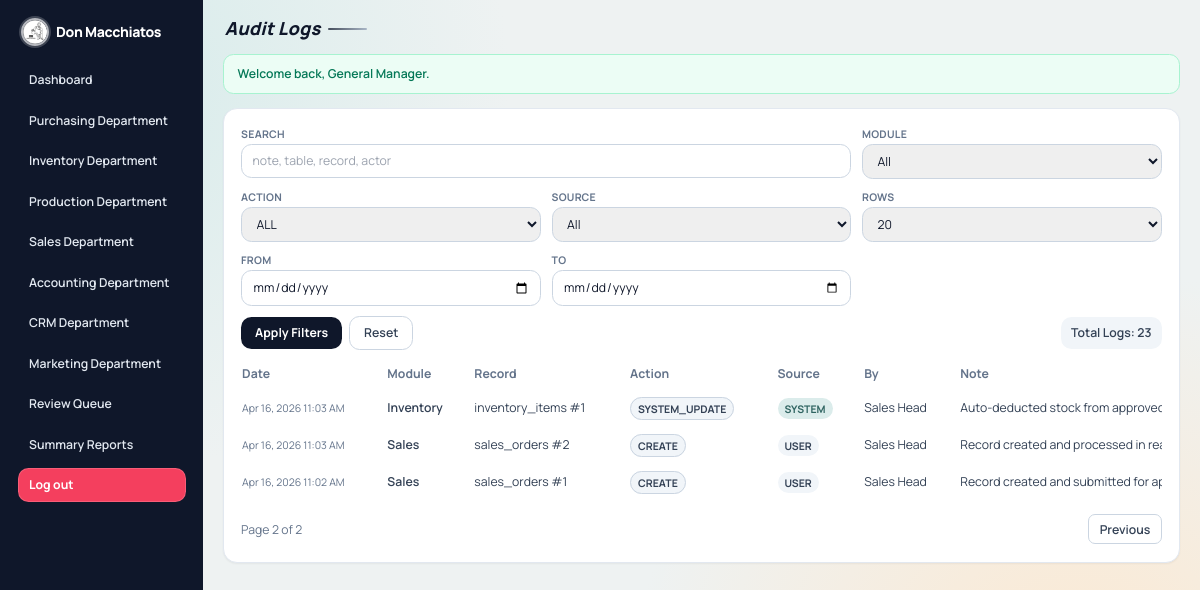
Before: /audit_logs.php?page=5 (signed in) with the older database file.
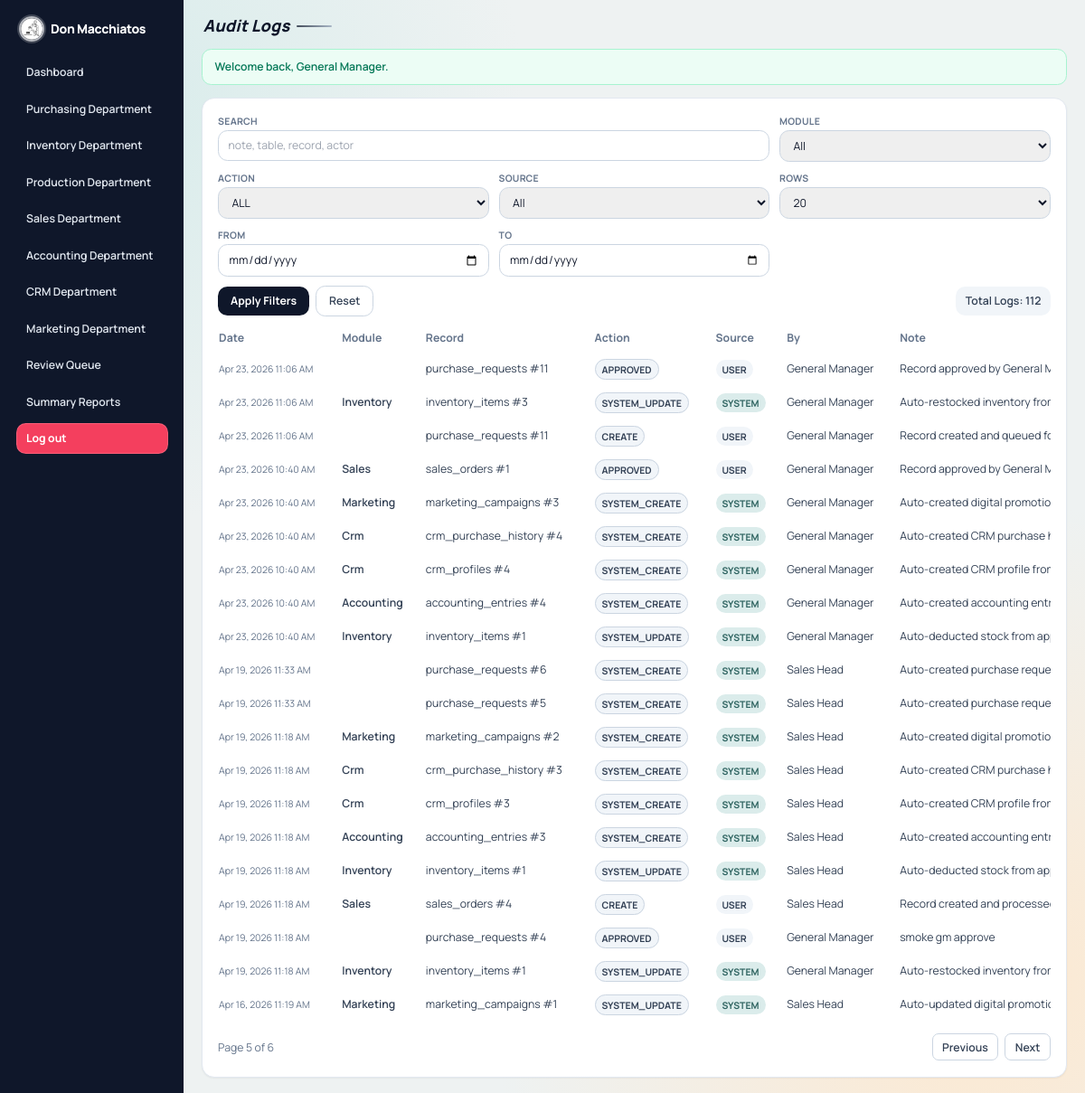
After: the same page with the newer database file.
### tables this page shows
CREATE TABLE `audit_trails` (
  `id` bigint(20) UNSIGNED NOT NULL,
  `module` enum('inventory','production','sales','accounting','crm','marketing','system') NOT NULL,
  `table_name` varchar(100) NOT NULL,
  `record_id` int(10) UNSIGNED NOT NULL,
  `action_type` varchar(40) NOT NULL,
  `source` enum('user','system') NOT NULL DEFAULT 'user',
  `note` text DEFAULT NULL,
  `old_data` longtext DEFAULT NULL CHECK (json_valid(`old_data`)),
  `new_data` longtext DEFAULT NULL CHECK (json_valid(`new_data`)),
  `diff_data` longtext DEFAULT NULL CHECK (json_valid(`diff_data`)),
  `performed_by` int(10) UNSIGNED DEFAULT NULL,
  `performed_at` datetime NOT NULL DEFAULT current_timestamp()
);

CREATE TABLE `users` (
  `id` int(10) UNSIGNED NOT NULL,
  `full_name` varchar(120) NOT NULL,
  `username` varchar(60) NOT NULL,
  `password_hash` varchar(255) NOT NULL,
  `role` enum('general_manager','department_head') NOT NULL,
  `department` enum('purchasing','inventory','production','sales','accounting','crm','marketing') DEFAULT NULL,
  `created_at` datetime NOT NULL DEFAULT current_timestamp(),
  `updated_at` datetime NOT NULL DEFAULT current_timestamp() ON UPDATE current_timestamp()
);

### includes/functions.php (called while the page is built, shortened)
<?php
function e($value): string
{
    return htmlspecialchars((string) $value, ENT_QUOTES, 'UTF-8');
}
function consume_flashes(): array
{
    $flashes = $_SESSION['flashes'] ?? [];
    return $flashes;
}
function departments(): array
{
    global $DEPARTMENTS;
    return $DEPARTMENTS;
}
function can_user_access_department(array $user, string $departmentKey): bool
{
    if (($user['role'] ?? null) === ROLE_GENERAL_MANAGER) {
        return in_array($departmentKey, ['purchasing', 'inventory', 'production', 'sales', 'accounting', 'crm', 'marketing'], true);
    }
    return ($user['role'] ?? null) === ROLE_DEPARTMENT_HEAD && ($user['department'] ?? '') === $departmentKey;
}
function format_table_value(string $column, $value): string
{
    if (in_array($column, ['created_at', 'updated_at', 'approved_at', 'last_purchase_at', 'paid_at', 'received_verified_at'], true)) {
        $timestamp = strtotime((string) $value);
        return $timestamp ? date('M d, Y h:i A', $timestamp) : (string) $value;
    }
    return (string) $value;
}
function query_with(array $base, array $changes = [], array $remove = []): string
{
    $query = $base;
    foreach ($changes as $key => $value) {
        $query[$key] = $value;
    }
    return http_build_query($query);
}

### config.php (called while the page is built, shortened)
<?php
$DEPARTMENTS = [
    'purchasing' => 'Purchasing Department',
    'inventory' => 'Inventory Department',
    'production' => 'Production Department',
    'sales' => 'Sales Department',
    'accounting' => 'Accounting Department',
    'crm' => 'CRM Department',
    'marketing' => 'Marketing Department',
];

### includes/auth.php (called while the page is built, shortened)
<?php
function current_user(): ?array
{
    return $_SESSION['user'] ?? null;
}

### audit_logs.php (the view, shortened to what the changed rows need)
<?php
$pdo = db();
$page = max(1, (int) ($_GET['page'] ?? 1));
$perPage = (int) ($_GET['per_page'] ?? 20);
$where = [];
$params = [];
$whereSql = $where ? ('WHERE ' . implode(' AND ', $where)) : '';
$countStmt = $pdo->prepare("SELECT COUNT(*)
    FROM audit_trails a
    LEFT JOIN users u ON u.id = a.performed_by
    {$whereSql}");
$countStmt->execute($params);
$totalRows = (int) $countStmt->fetchColumn();
$totalPages = max(1, (int) ceil($totalRows / $perPage));
if ($page > $totalPages) {
    $page = $totalPages;
}
$offset = ($page - 1) * $perPage;
$listStmt = $pdo->prepare("SELECT a.*, u.full_name AS performed_name
    FROM audit_trails a
    LEFT JOIN users u ON u.id = a.performed_by
    {$whereSql}
    ORDER BY a.performed_at DESC, a.id DESC
    LIMIT {$perPage} OFFSET {$offset}");
$listStmt->execute($params);
$rows = $listStmt->fetchAll();
$pageTitle = 'Audit Logs';
$activePage = 'audit_logs';
require_once __DIR__ . '/includes/layout_top.php';
?>
<section class="rounded-2xl border border-slate-200 bg-white p-5 shadow-sm">
    <form method="get" class="grid gap-3 md:grid-cols-3 xl:grid-cols-6">
        <div class="md:col-span-3 xl:col-span-6 flex flex-wrap items-center gap-2">
            <button type="submit" class="rounded-xl bg-slate-900 px-4 py-2 text-sm font-bold text-white hover:bg-slate-800">Apply Filters</button>
            <a href="audit_logs.php" class="rounded-xl border border-slate-300 bg-white px-4 py-2 text-sm font-semibold text-slate-700 hover:bg-slate-50">Reset</a>
            <p class="w-full rounded-xl bg-slate-100 px-3 py-2 text-sm font-semibold text-slate-700 sm:ml-auto sm:w-auto">Total Logs: <?= e((string) $totalRows) ?></p>
        </div>
    </form>
    <div class="table-scroll mt-4">
        <table class="stack-table w-full min-w-[1100px] text-sm">
            <thead>
            <tr class="text-left text-slate-500">
                <th class="pb-2 pr-4" data-priority="low">Date</th>
                <th class="pb-2 pr-4" data-priority="high">Module</th>
                <th class="pb-2 pr-4" data-priority="high">Record</th>
                <th class="pb-2 pr-4" data-priority="high">Action</th>
                <th class="pb-2 pr-4" data-priority="medium">Source</th>
                <th class="pb-2 pr-4" data-priority="low">By</th>
                <th class="pb-2 pr-4" data-priority="low">Note</th>
            </tr>
            </thead>
            <tbody class="text-slate-700">
            <?php if ($rows): ?>
                <?php foreach ($rows as $row): ?>
                    <tr class="border-t border-slate-100">
                        <td class="py-2 pr-4 text-xs text-slate-500"><?= e(format_table_value('updated_at', $row['performed_at'])) ?></td>
                        <td class="py-2 pr-4 font-semibold"><?= e(ucfirst((string) $row['module'])) ?></td>
                        <td class="py-2 pr-4"><?= e((string) $row['table_name']) ?> #<?= e((string) $row['record_id']) ?></td>
                        <td class="py-2 pr-4"><span class="rounded-full border border-slate-300 bg-slate-100 px-2 py-1 text-xs font-bold text-slate-700"><?= e(strtoupper((string) $row['action_type'])) ?></span></td>
                        <td class="py-2 pr-4"><span class="rounded-full px-2 py-1 text-xs font-bold <?= $row['source'] === 'system' ? 'bg-brand-100 text-brand-700' : 'bg-slate-100 text-slate-700' ?>"><?= e(strtoupper((string) $row['source'])) ?></span></td>
                        <td class="py-2 pr-4"><?= e($row['performed_name'] ?? 'System') ?></td>
                        <td class="py-2 pr-4 max-w-[260px] truncate" title="<?= e((string) ($row['note'] ?? '')) ?>"><?= e((string) ($row['note'] ?? '-')) ?></td>
                    </tr>
                <?php endforeach; ?>
            <?php else: ?>
                <tr>
                    <td colspan="8" class="py-4 text-center text-slate-500">No audit records match the current filters.</td>
                </tr>
            <?php endif; ?>
            </tbody>
        </table>
    </div>
    <?php if ($totalPages > 1): ?>
        <div class="mt-4 flex flex-wrap items-center justify-between gap-3 text-sm">
            <p class="text-slate-500">Page <?= e((string) $page) ?> of <?= e((string) $totalPages) ?></p>
            <div class="flex items-center gap-2">
                <?php if ($page > 1): ?>
                    <a href="audit_logs.php?<?= e(query_with($_GET, ['page' => $page - 1])) ?>" class="rounded-lg border border-slate-300 bg-white px-3 py-1.5 font-semibold text-slate-700 hover:bg-slate-50">Previous</a>
                <?php endif; ?>
                <?php if ($page < $totalPages): ?>
                    <a href="audit_logs.php?<?= e(query_with($_GET, ['page' => $page + 1])) ?>" class="rounded-lg border border-slate-300 bg-white px-3 py-1.5 font-semibold text-slate-700 hover:bg-slate-50">Next</a>
                <?php endif; ?>
            </div>
        </div>
    <?php endif; ?>
</section>
<?php require_once __DIR__ . '/includes/layout_bottom.php'; ?>

### includes/layout_top.php (shortened to what the changed rows need)
<?php
$user = current_user();
$navClass = static function (bool $active): string {
    if ($active) {
        return 'bg-white/20 text-white border border-white/20';
    }
    return 'text-slate-200 border border-transparent hover:bg-white/10 hover:border-white/20';
};
$tailwindCssFile = __DIR__ . '/../assets/css/tailwind.css';
$tailwindCssVersion = is_file($tailwindCssFile) ? (string) filemtime($tailwindCssFile) : '1';
$fontCssFile = __DIR__ . '/../assets/css/fonts.css';
$fontCssVersion = is_file($fontCssFile) ? (string) filemtime($fontCssFile) : '1';
?>
<!doctype html>
<html lang="en">
<head>
    <link rel="stylesheet" href="assets/css/fonts.css?v=<?= e($fontCssVersion) ?>">
    <link rel="stylesheet" href="assets/css/tailwind.css?v=<?= e($tailwindCssVersion) ?>">
</head>
<body>
<div class="min-h-screen flex w-full overflow-x-hidden">
    <aside class="app-sidebar hidden md:flex md:fixed md:inset-y-0 md:left-0 md:flex-col md:overflow-y-auto bg-slate-900 text-slate-100 p-4 lg:p-5">
        <div>
            <div class="mb-5 flex items-center gap-2 px-1">
                <h1 class="overflow-hidden text-ellipsis whitespace-nowrap text-base font-extrabold tracking-tight text-white"><?= e(APP_NAME) ?></h1>
            </div>
            <nav class="space-y-2">
                <a href="dashboard.php" class="block rounded-xl px-3 py-2 text-sm font-semibold <?= $navClass($activePage === 'dashboard') ?>">Dashboard</a>
                <?php foreach (departments() as $departmentKey => $departmentName): ?>
                    <?php if (can_user_access_department($user ?? [], $departmentKey)): ?>
                        <a href="department.php?dept=<?= e($departmentKey) ?>" class="block rounded-xl px-3 py-2 text-sm font-semibold <?= $navClass($activePage === 'department_' . $departmentKey) ?>"><?= e($departmentName) ?></a>
                    <?php endif; ?>
                <?php endforeach; ?>
                <?php if (($user['role'] ?? '') === ROLE_GENERAL_MANAGER): ?>
                    <a href="approvals.php" class="block rounded-xl px-3 py-2 text-sm font-semibold <?= $navClass($activePage === 'approvals') ?>">Review Queue</a>
                    <a href="reports.php" class="block rounded-xl px-3 py-2 text-sm font-semibold <?= $navClass($activePage === 'reports') ?>">Summary Reports</a>
                <?php endif; ?>
                <a href="logout.php" class="mt-3 block rounded-xl border border-rose-300/30 bg-rose-500 px-3 py-2 text-sm font-bold text-white hover:bg-rose-400">Log out</a>
            </nav>
        </div>
    </aside>
    <main class="app-main flex-1">
        <div class="app-content-wrap">
            <header class="app-page-title-wrap" role="banner">
                <div class="app-page-title-main">
                    <h2 class="app-page-title text-slate-900"><?= e($pageTitle) ?></h2>
                </div>
            </header>
            <?php foreach (consume_flashes() as $flash): ?>
                <div class="mb-4 rounded-xl border px-4 py-3 text-sm font-semibold <?= $flash['type'] === 'success' ? 'border-emerald-200 bg-emerald-50 text-emerald-700' : 'border-rose-200 bg-rose-50 text-rose-700' ?>">
                    <?= e($flash['message']) ?>
                </div>
            <?php endforeach; ?>

Changed rows visible on the page:
no longer on this page (row unchanged): audit_trails: performed_at "Apr 16, 2026 11:03 AM", module "Inventory", table_name "inventory_items", record "1", action_type "SYSTEM_UPDATE", source "SYSTEM", performed_by.full_name "Sales Head", note "Auto-deducted stock from…"
no longer on this page (row unchanged): audit_trails: performed_at "Apr 16, 2026 11:03 AM", module "Sales", table_name "sales_orders", record "2", action_type "CREATE", source "USER", performed_by.full_name "Sales Head", note "Record created and processed in…"
no longer on this page (row unchanged): audit_trails: performed_at "Apr 16, 2026 11:02 AM", module "Sales", table_name "sales_orders", record "1", action_type "CREATE", source "USER", performed_by.full_name "Sales Head", note "Record created and submitted for…"
added audit_trails: performed_at "Apr 23, 2026 11:06 AM", table_name "purchase_requests", record "11", action_type "APPROVED", source "USER", performed_by.full_name "General Manager", note "Record approved by General…"
added audit_trails: performed_at "Apr 23, 2026 11:06 AM", module "Inventory", table_name "inventory_items", record "3", action_type "SYSTEM_UPDATE", source "SYSTEM", performed_by.full_name "General Manager", note "Auto-restocked inventory from approved purch…"
added audit_trails: performed_at "Apr 23, 2026 11:06 AM", table_name "purchase_requests", record "11", action_type "CREATE", source "USER", performed_by.full_name "General Manager", note "Record created and queued…"
added audit_trails: performed_at "Apr 23, 2026 10:40 AM", module "Sales", table_name "sales_orders", record "1", action_type "APPROVED", source "USER", performed_by.full_name "General Manager", note "Record approved by General…"
added audit_trails: performed_at "Apr 23, 2026 10:40 AM", module "Marketing", table_name "marketing_campaigns", record "3", action_type "SYSTEM_CREATE", source "SYSTEM", performed_by.full_name "General Manager", note "Auto-created digital promotion campaign from…"
added audit_trails: performed_at "Apr 23, 2026 10:40 AM", module "Crm", table_name "crm_purchase_history", record "4", action_type "SYSTEM_CREATE", source "SYSTEM", performed_by.full_name "General Manager", note "Auto-created CRM purchase history from appro…"
added audit_trails: performed_at "Apr 23, 2026 10:40 AM", module "Crm", table_name "crm_profiles", record "4", action_type "SYSTEM_CREATE", source "SYSTEM", performed_by.full_name "General Manager", note "Auto-created CRM profile from approved sales…"
added audit_trails: performed_at "Apr 23, 2026 10:40 AM", module "Accounting", table_name "accounting_entries", record "4", action_type "SYSTEM_CREATE", source "SYSTEM", performed_by.full_name "General Manager", note "Auto-created accounting entry from approved s…"
added audit_trails: performed_at "Apr 23, 2026 10:40 AM", module "Inventory", table_name "inventory_items", record "1", action_type "SYSTEM_UPDATE", source "SYSTEM", performed_by.full_name "General Manager", note "Auto-deducted stock from approved sales orde…"
now on this page (row unchanged): audit_trails: performed_at "Apr 19, 2026 11:33 AM", table_name "purchase_requests", record "6", action_type "SYSTEM_CREATE", source "SYSTEM", performed_by.full_name "Sales Head", note "Auto-created purchase request from low stock…"
now on this page (row unchanged): audit_trails: performed_at "Apr 19, 2026 11:33 AM", table_name "purchase_requests", record "5", action_type "SYSTEM_CREATE", source "SYSTEM", performed_by.full_name "Sales Head", note "Auto-created purchase request from low stock…"
now on this page (row unchanged): audit_trails: performed_at "Apr 19, 2026 11:18 AM", module "Marketing", table_name "marketing_campaigns", record "2", action_type "SYSTEM_CREATE", source "SYSTEM", performed_by.full_name "Sales Head", note "Auto-created digital promotion campaign from…"
now on this page (row unchanged): audit_trails: performed_at "Apr 19, 2026 11:18 AM", module "Crm", table_name "crm_purchase_history", record "3", action_type "SYSTEM_CREATE", source "SYSTEM", performed_by.full_name "Sales Head", note "Auto-created CRM purchase history from appro…"
now on this page (row unchanged): audit_trails: performed_at "Apr 19, 2026 11:18 AM", module "Crm", table_name "crm_profiles", record "3", action_type "SYSTEM_CREATE", source "SYSTEM", performed_by.full_name "Sales Head", note "Auto-created CRM profile from approved sales…"
now on this page (row unchanged): audit_trails: performed_at "Apr 19, 2026 11:18 AM", module "Accounting", table_name "accounting_entries", record "3", action_type "SYSTEM_CREATE", source "SYSTEM", performed_by.full_name "Sales Head", note "Auto-created accounting entry from approved s…"
now on this page (row unchanged): audit_trails: performed_at "Apr 19, 2026 11:18 AM", module "Inventory", table_name "inventory_items", record "1", action_type "SYSTEM_UPDATE", source "SYSTEM", performed_by.full_name "Sales Head", note "Auto-deducted stock from approved sales orde…"
now on this page (row unchanged): audit_trails: performed_at "Apr 19, 2026 11:18 AM", module "Sales", table_name "sales_orders", record "4", action_type "CREATE", source "USER", performed_by.full_name "Sales Head", note "Record created and processed in real-time POS…"
now on this page (row unchanged): audit_trails: performed_at "Apr 19, 2026 11:18 AM", table_name "purchase_requests", record "4", action_type "APPROVED", source "USER", performed_by.full_name "General Manager", note "smoke gm approve"
now on this page (row unchanged): audit_trails: performed_at "Apr 19, 2026 11:18 AM", module "Inventory", table_name "inventory_items", record "1", action_type "SYSTEM_UPDATE", source "SYSTEM", performed_by.full_name "General Manager", note "Auto-restocked inventory from approved purch…"
now on this page (row unchanged): audit_trails: performed_at "Apr 16, 2026 11:19 AM", module "Marketing", table_name "marketing_campaigns", record "1", action_type "SYSTEM_UPDATE", source "SYSTEM", performed_by.full_name "Sales Head", note "Auto-updated digital promotion campaign from…"
Other visible differences:
$totalRows: "23" → "112"
$page: "2" → "5"
$totalPages: "2" → "6"
text now shown: "Next"
